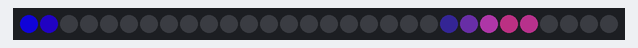
Recording of a sketch running on a simulated Arduino Uno, built with avr-gcc and run on an emulated ATmega328P. On the bench: 30 RGB LEDs in strip order, left to right. Dim RGB values are drawn brighter than linear; random numbers use the default seed unless the sketch sets one.

Above: at 0.18 s.
At 6.46 s:
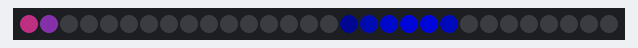
At 10.19 s:
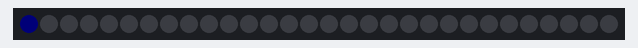
At 19.2 s:
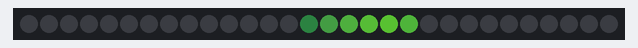
At 28.89 s:
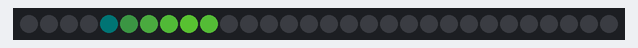
At 38.27 s:
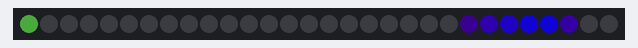

The sketch:

many_droplets.ino
```cpp
/* LedStripGradient: Example Arduino sketch that shows
 * how to control an Addressable RGB LED Strip from Pololu.
 *
 * To use this, you will need to plug an Addressable RGB LED
 * strip from Pololu into pin 12.  After uploading the sketch,
 * you should see a pattern on the LED strip that fades from
 * green to pink and also moves along the strip.
 */

#include <PololuLedStrip.h>

// Create an ledStrip object and specify the pin it will use.
PololuLedStrip<2> ledStrip;

// Create a buffer for holding the colors (3 bytes per color).
#define LED_COUNT 30
#define LED_GROUP 6
rgb_color colors[LED_COUNT];

float t;


typedef struct tint { int r, g, b; } tint;

tint makeTint() {
  int total = 150;
  tint t;
  t.b = random(total+1);
  t.g = random(total - t.b+1);
  t.r = total - t.b - t.g;
  return t;
}


bool lit = false;

float sqr(float a) {
  return a*a;
}

float clamp(float a, float low, float high) {
    if(a < low) return low;
    if(a > high) return high;
    return a;
}

float dropletFn(float dx) {
  if(dx < -1.0 || dx > 1.0) return 0.0;
  return clamp((1-dx)*sqrt(1-sqr(dx)) / (3*sqrt(3)/4), 0.0, 1.0);
}

#include <math.h>

typedef struct droplet {
  unsigned long t0;
  struct tint t, t2;
  float a;
} droplet;

droplet droplets[10];
int dropletsCount = 0;

void createDroplet(int offset = 0) {
  droplets[dropletsCount].t0 = millis()+offset*1000;
  droplets[dropletsCount].t = makeTint();
  droplets[dropletsCount].t2 = makeTint();
  droplets[dropletsCount].a = random(10, 50);
  dropletsCount++;
}

void drawDroplet(struct droplet &d, rgb_color* canvas) {
  float t = fmod(millis() - d.t0, 5000)/1000.0;
  float x = d.a*t*t/2;

  for (uint16_t i = 0; i < LED_COUNT; i++)
  {
    float b=6.0;
    float dx = (x-(float)i - b)/b*2+1;

    float v = dropletFn(dx);
    canvas[i] = rgb_color(canvas[i].red + v*(v*d.t.r+(1.0-v)*d.t2.r), canvas[i].green + v*(v*d.t.g + (1.0-v)*d.t2.g), canvas[i].blue + v*(v*d.t.b + (1.0-v)*d.t2.b));
  }
}

void drawDroplets() {
  clear(colors);
  for(int i = 0; i < dropletsCount; i++) {
    drawDroplet(droplets[i], colors);
  }
}

void clear(rgb_color *canvas) {
  for (uint16_t i = 0; i < LED_COUNT; i++)
  {
    canvas[i] = rgb_color(0, 0, 0);
  }
}

void loop()
{

  drawDroplets();

  ledStrip.write(colors, LED_COUNT);

//  delay(1);

//  lit = !lit;
//  digitalWrite(LED_BUILTIN, lit ? HIGH : LOW);
}

void setup()
{
  randomSeed(analogRead(0));
  createDroplet();
  createDroplet(1);
  createDroplet(2);
  createDroplet(3);
}
```
